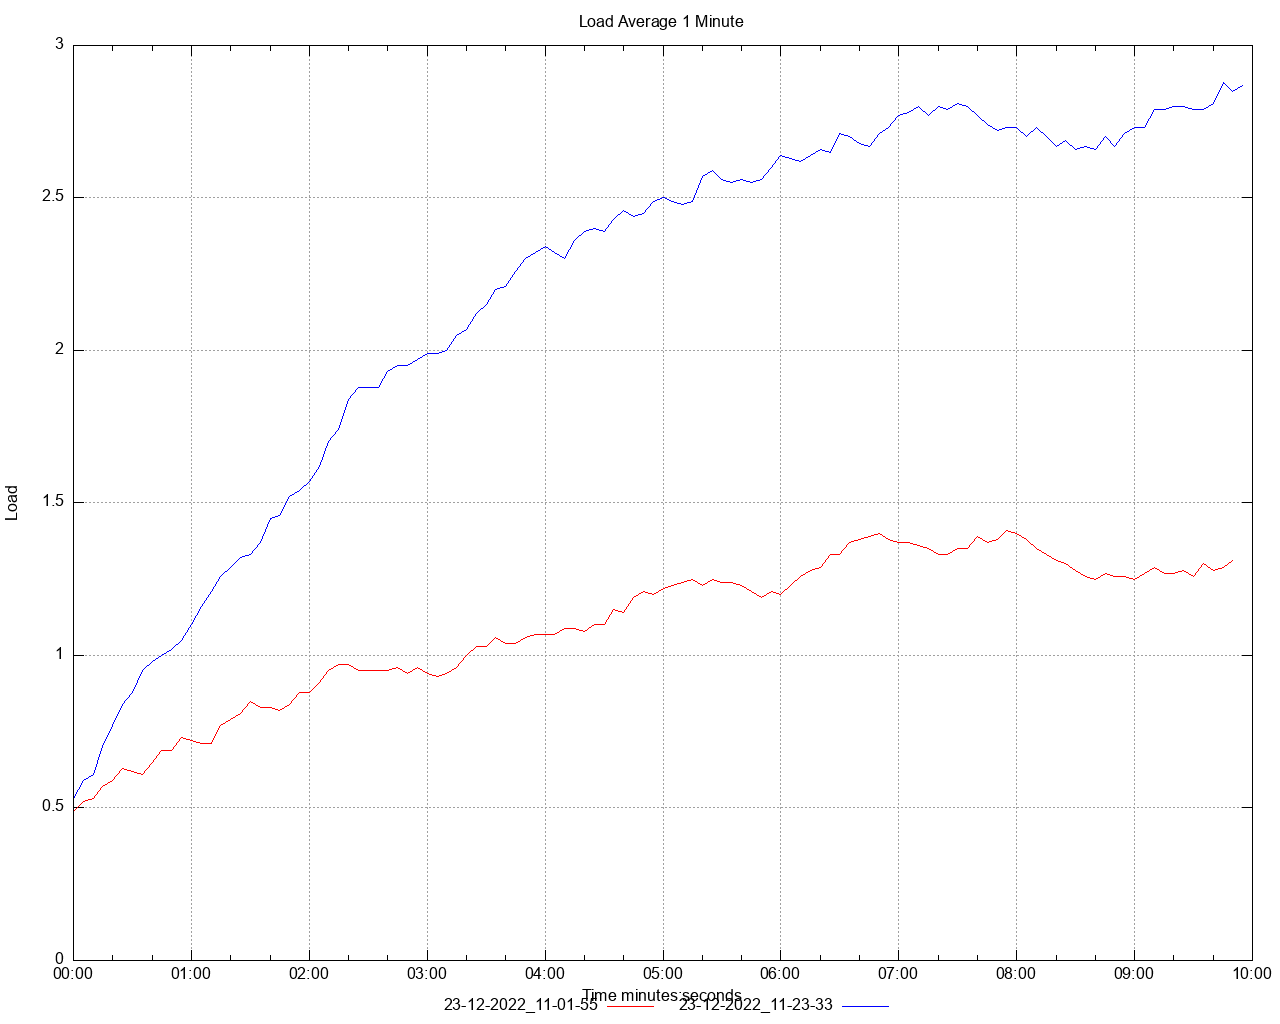

Source code (gnuplot):
set title 'Load Average 1 Minute' noenhanced
set style data lines
set datafile separator ","
set terminal png size 1280,1024
set grid
set key below
set xdata time
set timefmt "%s"
offset = 0
t0(x)=(offset=($0==0) ? x : offset, x - offset)
set xlabel 'Time minutes:seconds'
set ylabel 'Load'
set output '/Users/ahmet.mircik/Workspace/python/hazelcast-simulator/offload-benchmarks/report/dstat/load_average_1m_A4.png'
plot \
   '/Users/ahmet.mircik/Workspace/python/hazelcast-simulator/offload-benchmarks/report/data/load_average_1m_A4_1.data' using (t0(timecolumn(1))):2 title "23-12-2022_11-01-55" noenhanced lt rgb "red", \
   '/Users/ahmet.mircik/Workspace/python/hazelcast-simulator/offload-benchmarks/report/data/load_average_1m_A4_2.data' using (t0(timecolumn(1))):2 title "23-12-2022_11-23-33" noenhanced lt rgb "blue", \
